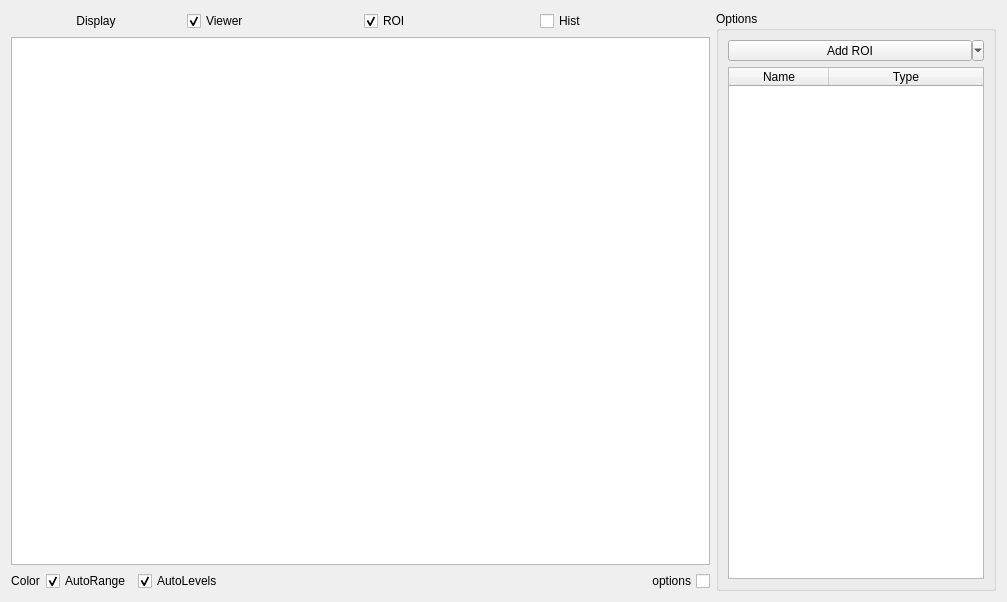
<?xml version="1.0" encoding="UTF-8"?>
<ui version="4.0">
 <class>Viewer2DWidget</class>
 <widget class="QWidget" name="Viewer2DWidget">
  <property name="geometry">
   <rect>
    <x>0</x>
    <y>0</y>
    <width>1007</width>
    <height>602</height>
   </rect>
  </property>
  <property name="sizePolicy">
   <sizepolicy hsizetype="MinimumExpanding" vsizetype="Preferred">
    <horstretch>0</horstretch>
    <verstretch>0</verstretch>
   </sizepolicy>
  </property>
  <property name="windowTitle">
   <string>Form</string>
  </property>
  <property name="locale">
   <locale language="C" country="AnyCountry"/>
  </property>
  <layout class="QHBoxLayout" name="horizontalLayout_3">
   <item>
    <layout class="QVBoxLayout" name="verticalLayout_2">
     <item>
      <layout class="QHBoxLayout" name="horizontalLayout">
       <item>
        <widget class="QLabel" name="label">
         <property name="text">
          <string>Display</string>
         </property>
         <property name="alignment">
          <set>Qt::AlignCenter</set>
         </property>
        </widget>
       </item>
       <item>
        <widget class="QCheckBox" name="show2D_checkBox">
         <property name="text">
          <string>Viewer</string>
         </property>
         <property name="checked">
          <bool>true</bool>
         </property>
         <property name="tristate">
          <bool>false</bool>
         </property>
        </widget>
       </item>
       <item>
        <widget class="QCheckBox" name="showROI_checkBox">
         <property name="text">
          <string>ROI</string>
         </property>
         <property name="checked">
          <bool>true</bool>
         </property>
        </widget>
       </item>
       <item>
        <widget class="QCheckBox" name="showHist_checkBox">
         <property name="text">
          <string>Hist</string>
         </property>
         <property name="checked">
          <bool>false</bool>
         </property>
         <property name="tristate">
          <bool>false</bool>
         </property>
        </widget>
       </item>
      </layout>
     </item>
     <item>
      <widget class="GraphicsLayoutWidget" name="viewer_GraphicsLayoutWidget">
       <property name="sizePolicy">
        <sizepolicy hsizetype="Expanding" vsizetype="Expanding">
         <horstretch>0</horstretch>
         <verstretch>0</verstretch>
        </sizepolicy>
       </property>
      </widget>
     </item>
     <item>
      <layout class="QHBoxLayout" name="horizontalLayout_2">
       <item>
        <widget class="QLabel" name="label_2">
         <property name="text">
          <string>Color</string>
         </property>
         <property name="alignment">
          <set>Qt::AlignCenter</set>
         </property>
        </widget>
       </item>
       <item>
        <widget class="QCheckBox" name="autoRange_checkBox">
         <property name="text">
          <string>AutoRange</string>
         </property>
         <property name="checked">
          <bool>true</bool>
         </property>
        </widget>
       </item>
       <item>
        <widget class="QCheckBox" name="autoLevels_checkBox">
         <property name="text">
          <string>AutoLevels</string>
         </property>
         <property name="checked">
          <bool>true</bool>
         </property>
        </widget>
       </item>
       <item>
        <widget class="QCheckBox" name="options_checkBox">
         <property name="sizePolicy">
          <sizepolicy hsizetype="Expanding" vsizetype="Fixed">
           <horstretch>0</horstretch>
           <verstretch>0</verstretch>
          </sizepolicy>
         </property>
         <property name="layoutDirection">
          <enum>Qt::RightToLeft</enum>
         </property>
         <property name="text">
          <string>options</string>
         </property>
        </widget>
       </item>
      </layout>
     </item>
    </layout>
   </item>
   <item>
    <widget class="QGroupBox" name="groupBox">
     <property name="title">
      <string>Options</string>
     </property>
     <layout class="QVBoxLayout" name="verticalLayout">
      <item>
       <widget class="QToolButton" name="makeROI_toolButton">
        <property name="sizePolicy">
         <sizepolicy hsizetype="Minimum" vsizetype="Fixed">
          <horstretch>0</horstretch>
          <verstretch>0</verstretch>
         </sizepolicy>
        </property>
        <property name="minimumSize">
         <size>
          <width>150</width>
          <height>0</height>
         </size>
        </property>
        <property name="text">
         <string>Add ROI</string>
        </property>
        <property name="popupMode">
         <enum>QToolButton::MenuButtonPopup</enum>
        </property>
        <property name="toolButtonStyle">
         <enum>Qt::ToolButtonTextOnly</enum>
        </property>
        <property name="autoRaise">
         <bool>false</bool>
        </property>
        <property name="arrowType">
         <enum>Qt::NoArrow</enum>
        </property>
       </widget>
      </item>
      <item>
       <widget class="ROITableWidget" name="tableROI_tableWidget">
        <property name="sizePolicy">
         <sizepolicy hsizetype="Fixed" vsizetype="Expanding">
          <horstretch>0</horstretch>
          <verstretch>0</verstretch>
         </sizepolicy>
        </property>
        <property name="minimumSize">
         <size>
          <width>100</width>
          <height>0</height>
         </size>
        </property>
        <property name="selectionBehavior">
         <enum>QAbstractItemView::SelectRows</enum>
        </property>
        <attribute name="horizontalHeaderStretchLastSection">
         <bool>true</bool>
        </attribute>
        <column>
         <property name="text">
          <string>Name</string>
         </property>
        </column>
        <column>
         <property name="text">
          <string>Type</string>
         </property>
        </column>
       </widget>
      </item>
     </layout>
    </widget>
   </item>
  </layout>
 </widget>
 <customwidgets>
  <customwidget>
   <class>GraphicsLayoutWidget</class>
   <extends>QGraphicsView</extends>
   <header>pyqtgraph</header>
  </customwidget>
  <customwidget>
   <class>ROITableWidget</class>
   <extends>QTableWidget</extends>
   <header>CustomTableWidget</header>
  </customwidget>
 </customwidgets>
 <resources/>
 <connections/>
</ui>
